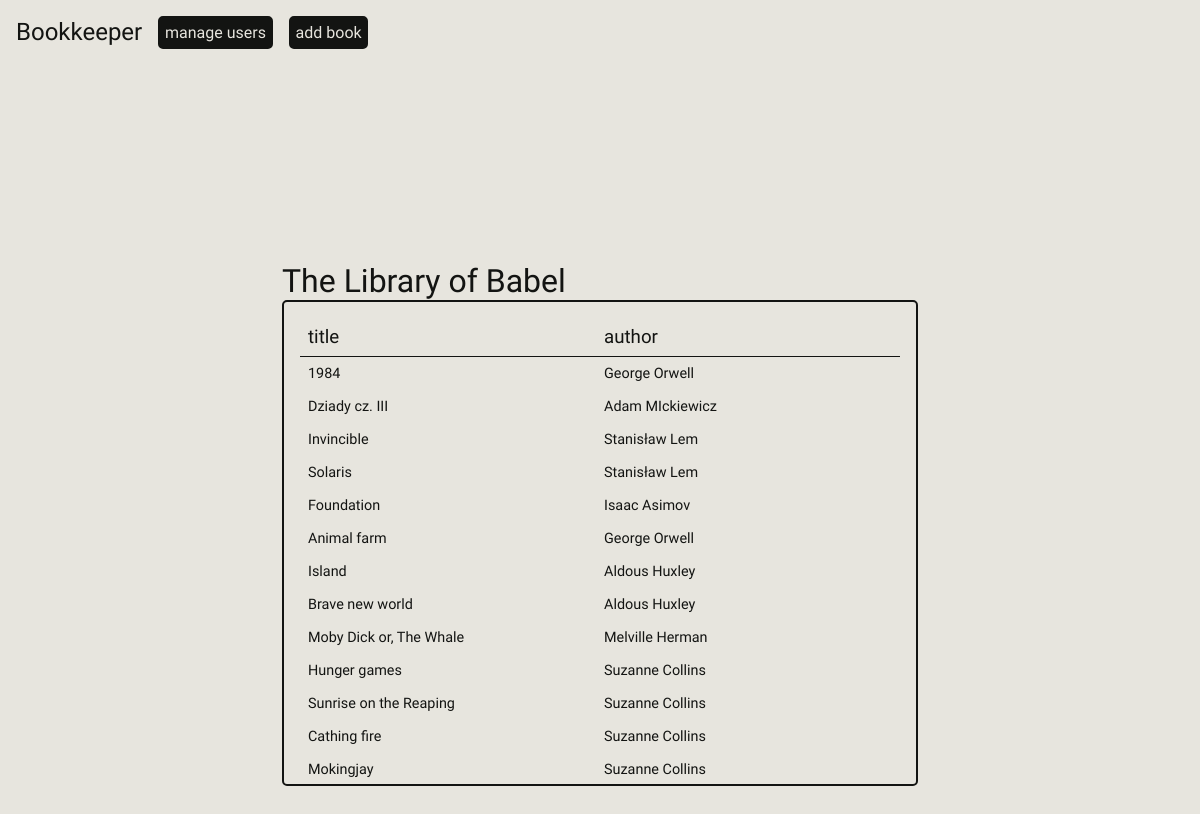
Screenshot of /library/1 with the database file from the repository.
### bookkeeper/database/models.py (models this page shows, shortened)
class Base(DeclarativeBase):
    id      = Column(Integer, primary_key = True)

class LibrarySchema(Base):
    __tablename__ = "libraries"
    name = Column(String, nullable = False)
    user_id = Column(Integer, ForeignKey("users.id"), nullable = False)
    user   = relationship("UserSchema", back_populates = "libraries")
    books  = relationship("BookSchema", back_populates = "library")

class BookSchema(Base):
    __tablename__ = "books"
    title   = Column(String, nullable  = False)
    edition = Column(Integer, nullable = True)
    status  = Column(Integer, nullable  = False)
    author_id  = Column(Integer, ForeignKey("authors.id"), nullable = False)
    held_by    = Column(Integer, ForeignKey("users.id"), nullable = True)
    library_id = Column(Integer, ForeignKey("libraries.id"), nullable = False)
    user    = relationship("UserSchema", back_populates = "books")
    author  = relationship("AuthorSchema", back_populates = "books")
    library = relationship("LibrarySchema", back_populates = "books")

class AuthorSchema(Base):
    __tablename__ = 'authors'
    name    = Column(String, nullable = False)
    surname = Column(String, nullable = True)
    books = relationship("BookSchema", back_populates = "author")

### bookkeeper/database/DTO.py (called while the page is built)
    def from_db(author: AuthorSchema):
        return Author(author.name, author.surname, author.id)

    def from_db(user: UserSchema):
        if user: return User(user.name, user.surname, user.id)

    def from_db(library: LibrarySchema):
        return Library(library.name, owned_by=User.from_db(library.user).id, id = library.id, owner = User.from_db(library.user))

    def from_db(book: BookSchema):
        return Book(
            title = book.title,
            author_id = book.author.id,
            edition = book.edition,
            status = book.status,
            library = Library.from_db(book.library),
            library_id=book.library.id,
            used_by = User.from_db(book.user),
            id = book.id,
            author = Author.from_db(book.author)
        )

### bookkeeper/database/database.py (called while the page is built)
    def __iter__(self):
        if self.message == DBMessage.OBJECT_LIST:
            return self.value.__iter__()
        else: ValueError("this response is not iterable")

    def get_library_by_id(self, id):
        session = Session(bind = self.engine)
        resp = DBResponse(DBMessage.OBJECT , Library.from_db(session.query(LibrarySchema).where(LibrarySchema.id == id).first()))
        session.close()
        return resp

    def get_books_by_library(self, library_id : int) -> DBResponse:
        session =  Session(bind = self.engine)
        resp =  DBResponse(DBMessage.OBJECT_LIST, [Book.from_db(obj) for obj in session.query(LibrarySchema).where(LibrarySchema.id == library_id).first().books])
        session.close()
        return resp

### bookkeeper/desktop/__init__.py (called while the page is built)
    def __call__(self, **kwargs):
        return self.action(**kwargs, **self.kwargs)

### bookkeeper/desktop/utils.py (called while the page is built)
def render_page(template, **kwargs):
    mode = get_setting("mode", "light")
    return render_template(template, mode= mode, **kwargs)

### bookkeeper/desktop/views.py (called while the page is built)
def library(id: int, db : Database):
    library = library = db.get_library_by_id(id)
    return render_page("library.html", library = db.get_library_by_id(id).value, books = db.get_books_by_library(id))

### bookkeeper/desktop/templates/library.html
{% extends "base.html" %}
{% block head %}
<link rel="stylesheet" href="{{ url_for('static', filename='css/library.css') }}">
{% endblock %}
{% block add_to_nav %}
<a href="/add-book/{{library.id}}">add book</a>
{% endblock %}
{% block body %}
<div class="content">
    <h1>{{library.name}}</h1>
    <div class = "book-wrap">
        <div class = "header">
            <h3>title</h3>
            <h3>author</h3>
        </div>
            {% for book in books %}
            <div class = "row">
                <p>{{book.title}}</p>
                <p>{{book.author.name}} {{book.author.surname}}</p>
            </div>
            {% endfor %}
    </div>
</div>
{% endblock %}

### bookkeeper/desktop/templates/base.html (shortened to what this page needs)
<!DOCTYPE html>
<html lang="en">
<head>
<link rel="stylesheet" href="{{ url_for('static', filename='css/global.css') }}">
{% block head %}{% endblock %}
</head>
<body class = "{{mode}}">
    {% block nav %}
    <nav>
        <h1><a class="home" href = "/home">Bookkeeper</a></h1>
        <a  href="/manage-users">manage users</a>
        {% block add_to_nav %}
        {% endblock %}
    </nav>
    {% endblock %}
    {% block body %}{% endblock %}
</body>
</html>

### bookkeeper/desktop/static/css/global.css (style rules this page uses)
* { padding: 0; margin: 0; font-family: "MedievalSharp", cursive; font-weight: 400; font-style: normal; }
.light { --background-color: #e7e5de; --text-color: #131412; --input-background-color: #d8d7d2; }
body { background-color: var(--background-color); color: var(--text-color) }
nav { position: fixed; top:0; left:0; padding: 1rem; display: flex; align-items: left; justify-content: center; gap:1rem; }
nav h1 { display: flex; align-items: center; }
nav a { text-decoration: none; padding: .3rem; background-color: var(--text-color); color: var(--background-color); border: 2px solid var(--text-color); border-radius: 5px; transition: .1s; text-align: center; }
nav .home { background-color: transparent; padding: 0; border: 0px; color: var(--text-color); }

### bookkeeper/desktop/static/css/library.css (style rules this page uses)
body { width: 100vw; height: 100vh; display: flex; justify-content: center; align-items: center; }
.content { display: flex; flex-direction: column; max-height: 50vh; }
.book-wrap { border: 2px solid var(--text-color); min-width: 50vw; max-width: 90vw; overflow-y: scroll; padding: 1rem; border-radius: 5px; }
.header { border-bottom: 1px solid var(--text-color); padding: .5rem; display: grid; grid-template-columns: 1fr 1fr; gap:.5rem }
.row { font-size: 90%; padding: .5rem; display: grid; grid-template-columns: 1fr 1fr; transition: .1s; gap:.5rem; }
p { overflow: hidden; white-space:nowrap; text-overflow: ellipsis; }

### rows the page displays
LibrarySchema: name "The Library of Babel"
BookSchema: title "1984", author.name "George", author.surname "Orwell"
BookSchema: title "Dziady cz. III", author.name "Adam", author.surname "MIckiewicz"
BookSchema: title "Invincible", author.name "Stanisław", author.surname "Lem"
BookSchema: title "Solaris", author.name "Stanisław", author.surname "Lem"
BookSchema: title "Foundation", author.name "Isaac", author.surname "Asimov"
BookSchema: title "Animal farm", author.name "George", author.surname "Orwell"
BookSchema: title "Island", author.name "Aldous", author.surname "Huxley"
BookSchema: title "Brave new world", author.name "Aldous", author.surname "Huxley"
BookSchema: title "Moby Dick or, The Whale", author.name "Melville", author.surname "Herman"
BookSchema: title "Hunger games", author.name "Suzanne", author.surname "Collins"
BookSchema: title "Sunrise on the Reaping", author.name "Suzanne", author.surname "Collins"
BookSchema: title "Cathing fire", author.name "Suzanne", author.surname "Collins"
BookSchema: title "Mokingjay", author.name "Suzanne", author.surname "Collins"
